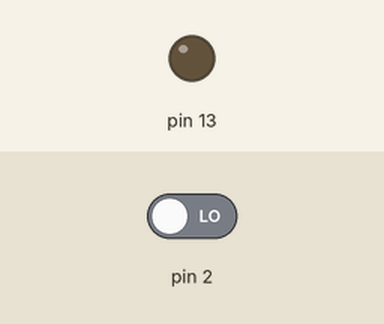
Bench run of a sketch on a simulated Arduino Uno, built with avr-gcc and run on an emulated ATmega328P. Parts: output pins drawn as LEDs (lit = HIGH). The test bench sets the inputs (shaded band); at power-on: pin 2 LOW.

Above: at 1.2 s.
1.3 s: pin 2 driven HIGH
At 2.5 s:
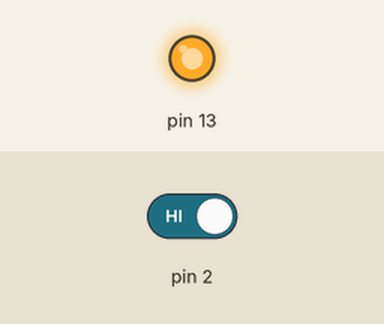
2.8 s: pin 2 driven LOW
At 3.7 s:
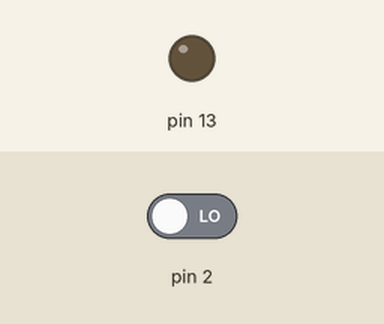
Timing chart, 0 to 5.8 s (numbered marks = the images above; inputs shaded):
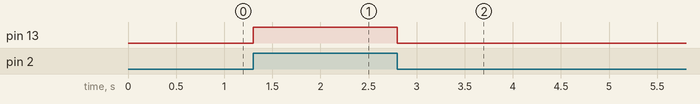

The sketch:

PIR_Sensor.ino
```cpp
int sensorState = 0;

void setup(){
  pinMode(2, INPUT);
  pinMode(13, OUTPUT);
}

void loop(){
  sensorState = digitalRead(2);

  if (sensorState == HIGH) {
    digitalWrite(13, HIGH);
  } else {
    digitalWrite(13, LOW);
  }
}
```

Measured:
- after the input at 1.3 s, pin 13: LOW → HIGH at once
- after the input at 2.8 s, pin 13: HIGH → LOW at once
